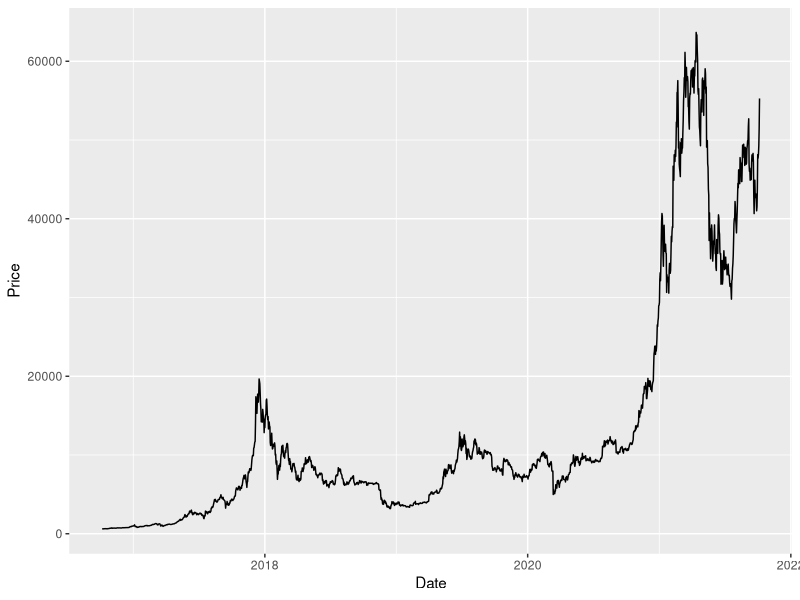
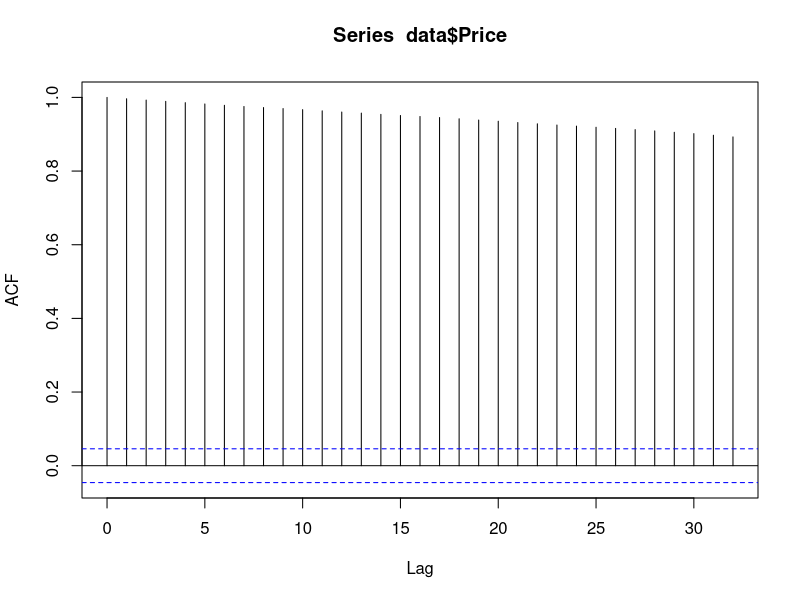
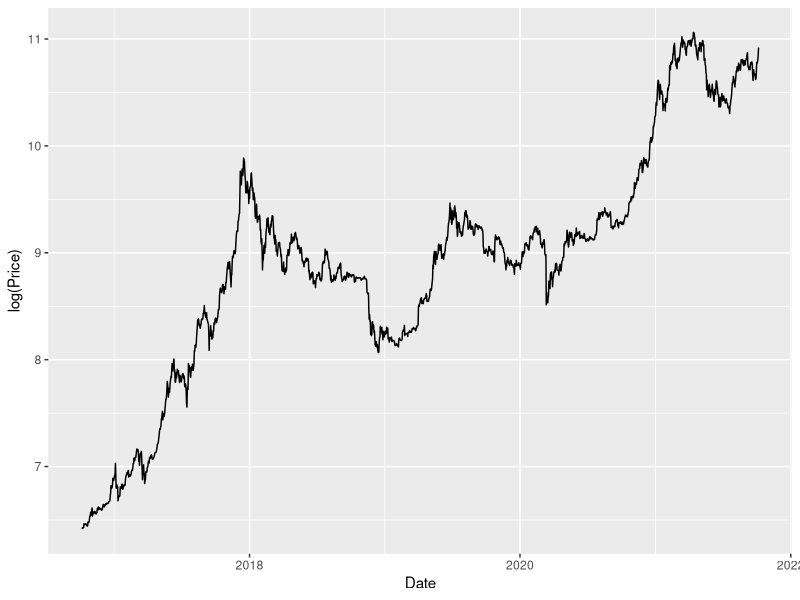
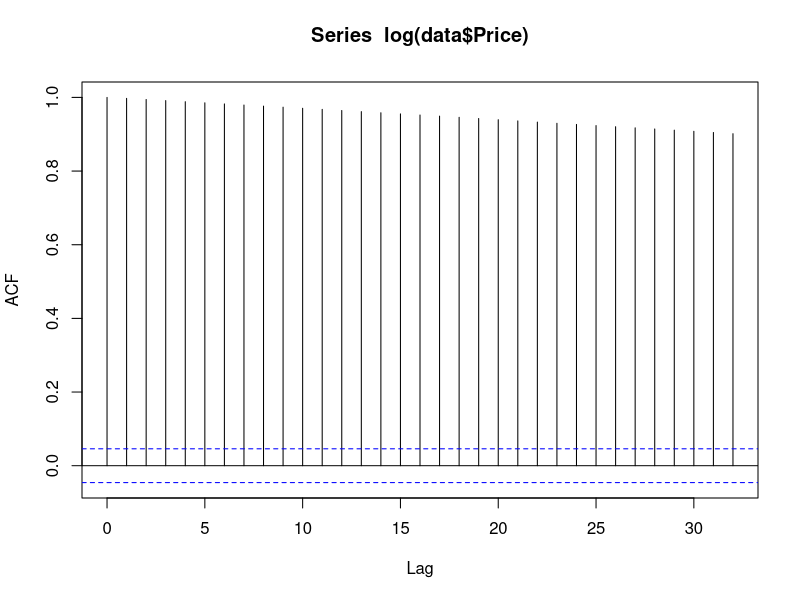
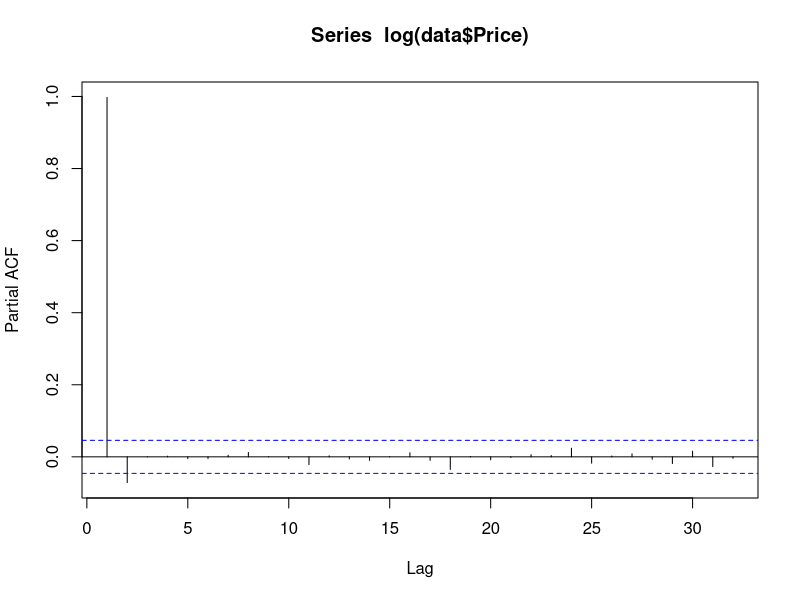

R code for these plots, in order: (Note: this script raises an error after producing the figures.)
# Import libraries
library(ggplot2)
library(dplyr)
library(tidyverse)
library(data.table)

# Fetch data
data= read.csv("bitcoin_data.csv")

# Change column type and format of missing values from . to NA
colnames(data) = c("Date", "Price")
data$Date = as.Date(data$Date)
data$Price[which(data$Price == ".")] = NA
data$Price = as.numeric(as.character(data$Price))
#View(data)

# Check class of each column in data frame
lapply(data,class)

# Plot data
ggplot(data, aes(x = Date, y = Price)) + geom_line()

acf(data$Price, na.action = na.pass)

# Plot data with log transformation
ggplot(data, aes(x = Date, y = log(Price))) + geom_line()

acf(log(data$Price), na.action = na.pass)
pacf(log(data$Price), na.action = na.pass)


df.aic.log = data.table(expand.grid(ar = 1:4, ma = 1:4), aic = NULL)
for (i in 1:nrow(df.aic.log)) {
  df.aic.log[i, "aic"] = arima(ts(log(data$Price)),
                                         order=c(df.aic.log$ar[i], 0, df.aic.log$ma[i]))$aic
}
df.aic.log = df.aic.log[order(df.aic.log$aic, decreasing = TRUE)]
df.aic.log

mod.arma.log.best = arima(ts(log(data$Price)), order = c(1,1,2))
mod.arma.log.best

# Fit and subtract trend. Check acf and plot trend with time series
fit.log1 = lm(log(Price) ~ Date, data = data)
fit.log2 = lm(log(Price) ~ poly(Date,2), data = data)
log.trend.poly1 = predict(fit.log1, newdata = data)
log.trend.poly2 = predict(fit.log2, newdata = data)

df.log.trend = data.frame(Date = data$Date, Price = log(data$Price), Trend.poly1 = log.trend.poly1,
                          Trend.poly2 = log.trend.poly2)
df.log.trend.long = pivot_longer(df.log.trend, -Date)

ggplot(df.log.trend.long, aes(x = Date, y = value, col = name)) + geom_line()

par(mfrow=c(1,1))
acf(df.log.trend$Price - df.log.trend$Trend.poly1, na.action = na.pass)
pacf(df.log.trend$Price - df.log.trend$Trend.poly1, na.action = na.pass)
plot(data$Date, df.log.trend$Price - df.log.trend$Trend.poly1, type = "l", main = "Log transformed then detrended")

mod.ar.log.detrended = arima(ts(df.log.trend$Price - df.log.trend$Trend.poly1), order=c(2, 0, 0))

df.aic.log.detrended = data.table(expand.grid(ar = 1:4, ma = 1:4), aic = NULL)
for (i in 1:nrow(df.aic.log.detrended)) {
  df.aic.log.detrended[i, "aic"] = arima(ts(df.log.trend$Price - df.log.trend$Trend.poly1),
                                         order=c(df.aic.log.detrended$ar[i], 0, df.aic.log.detrended$ma[i]))$aic
}
df.aic.log.detrended = df.aic.log.detrended[order(df.aic.log.detrended$aic, decreasing = TRUE),]

mod.arima.log.detrended.best = arima(ts(df.log.trend$Price - df.log.trend$Trend.poly1),
                                     order=c(df.aic.log.detrended$ar[1], 0, df.aic.log.detrended$ma[1]))
mod.arima.log.detrended.best


# Differencing the time series and plotting
acf(diff(data$Price), na.action = na.pass)
plot(diff(data$Price, lag = 1, differences = 3), type = "l")

# Differencing the log transformed time series and plotting
acf(diff(log(data$Price)), na.action = na.pass)
plot(diff(log(data$Price), lag = 1, differences = 1), type = "l")

par(mfrow=c(1,2))
plot(arima.sim(list(order=c(0,0,1), ma=.9), n=100))


mod.arma <- arima(ts(log(data$Price)), order=c(2,1,0), include.mean = TRUE)
mean(diff(log(data$Price)), na.rm=TRUE)

mod.arma.diff <- arima(ts(diff(log(data$Price))), order=c(2,0,0), include.mean = FALSE)

predict(mod.arma, n.ahead = 10)
predict(mod.arma.diff, n.ahead = 10)

df.aic.log.differenced = data.table(expand.grid(ar = 1:4, ma = 1:4, incl.mean = c(FALSE)), aic = NULL)
for (i in 1:nrow(df.aic.log.differenced)) {
  df.aic.log.differenced[i, "aic"] = arima(ts(log(data$Price)),
                                         order=c(df.aic.log.differenced$ar[i], 1, df.aic.log.differenced$ma[i]))$aic
}
df.aic.log.differenced = df.aic.log.differenced[order(df.aic.log.differenced$aic, decreasing = TRUE),]
df.aic.log.differenced

mod.arima.log.differenced.best = arima(ts(log(data$Price)),
                                     order=c(1, 1, 2))
mod.arima.log.differenced.best

View(data)
sim.arima = function(data, start.date, end.date, n.sim = 1, ar = 0, ma = NULL, differencing = 0, plot = TRUE, sd.innov = "estimate",
                     plot.truth.against.sim = FALSE,
                     transformation = function(x) return(x),
                     plot.transformed = FALSE,
                     inv.transformation = function(x) return(x)) {
  
  if (differencing >= 2) stop("Differencing >= 2 not yet implemented")
  
  start.date = as.Date(start.date)
  end.date = as.Date(end.date)
  dates.to.sim = data$Date[data$Date>= start.date & data$Date <= end.date]

  n = as.numeric(end.date - start.date) + 1
  
  order = c(length(ar), differencing, length(ma))
  ar.order = order[1]
  x.init = transformation(data$Price[data$Date < start.date])
  if (differencing > 0) x.init = diff(x.init, differencing)
  x.init = c(rep(0, max(order[c(1,3)])), x.init)
  innov = x.init
  #innov[1:ar.order] = x.init[1:ar.order]
  
  for(i in (ar.order+1):length(innov)) {
    ma.order = min(i-1, order[3])
    if (ma.order) {
      ma.term = sum(ma[1:ma.order] * innov[(i-ma.order):(i-1)])
    } else {ma.term = 0}
    innov[i] = x.init[i] - sum(ar * x.init[(i-ar.order):(i-1)]) - ma.term
  }
  
  if (as.character(sd.innov) == "estimate") sd.innov = sd(innov)
  
  df.sim = data.table(Date = rep(dates.to.sim, times = n.sim), n.sim = rep(1:n.sim, each = n), Price = as.numeric(NA),
                      Simulated = TRUE)
  curr.rows = 1:n
  for (i in seq_len(n.sim)) {
    sim = arima.sim(model = list(order = order, ar = ar, ma = ma), n = (n-differencing),
                    n.start = length(innov), start.innov = innov, sd = sd.innov)
    df.sim[curr.rows, Price := sim]
    curr.rows = curr.rows + n
  }
  
  if(differencing == 1) {df.sim$Price = df.sim$Price + transformation(data$Price[data$Date == start.date])}
  if (!plot.transformed) df.sim$Price = inv.transformation(df.sim$Price)

  if (plot) {
    p = ggplot(df.sim, aes(x = Date, y = Price, col = as.factor(n.sim), linetype = Simulated)) + geom_line() +
      guides(col = guide_legend(title = "Sim no."))
    if (plot.truth.against.sim) {
      dt.truth = as.data.table(data[data$Date <= end.date,])
      dt.truth$Simulated = FALSE
      if (plot.transformed) dt.truth$Price = transformation(dt.truth$Price)
      p = p + geom_line(aes(x = Date, y = Price, linetype = Simulated), col = "black", data = dt.truth)
    }
  }
  print(p)
}

sim.arima(data, "2019-10-01", "2021-01-01", n.sim = 1, ar = c(0.99), ma = c(0.8), differencing = 0,
          sd.innov = "estimate",
          plot.truth.against.sim = TRUE)

mod.arima.log.differenced.best
sim.arima(data, "2020-01-01", "2021-01-01", n.sim = 5, ar = c(0.0399), ma = c(-0.0870, 0.471), differencing = 1,
          sd.innov = sqrt(0.001805),
          plot.truth.against.sim = TRUE,
          transformation = log,
          inv.transformation = exp,
          plot.transformed = TRUE)

plot(arima.sim(list(order = c(1,1,2), ar = c(0.0399), ma = c(-0.0870, 0.471)), n = 100, sd = sqrt(0.001805)))

sim.arima(data, "2020-01-01", "2021-01-01", n.sim = 1, ar = c(0.0399), ma = c(-0.0870, 0.0471), differencing = 0,
          sd.innov = sqrt(0.001805),
          plot.truth.against.sim = TRUE,
          transformation = log,
          inv.transformation = exp,
          plot.transformed = TRUE)

exp(predict(mod.arima.log.differenced.best, n.ahead = 10)$pred)
length(df.log.detrended$Trend.poly1)
plot(df.log.detrended$Trend.poly1 + arima.sim(model = list(ar = mod.arima.log.detrended.best$model$phi, ma = mod.arima.log.detrended.best$model$theta),
          n = 1827))

?diffinv

diffinv(c(1,2,3,4))
